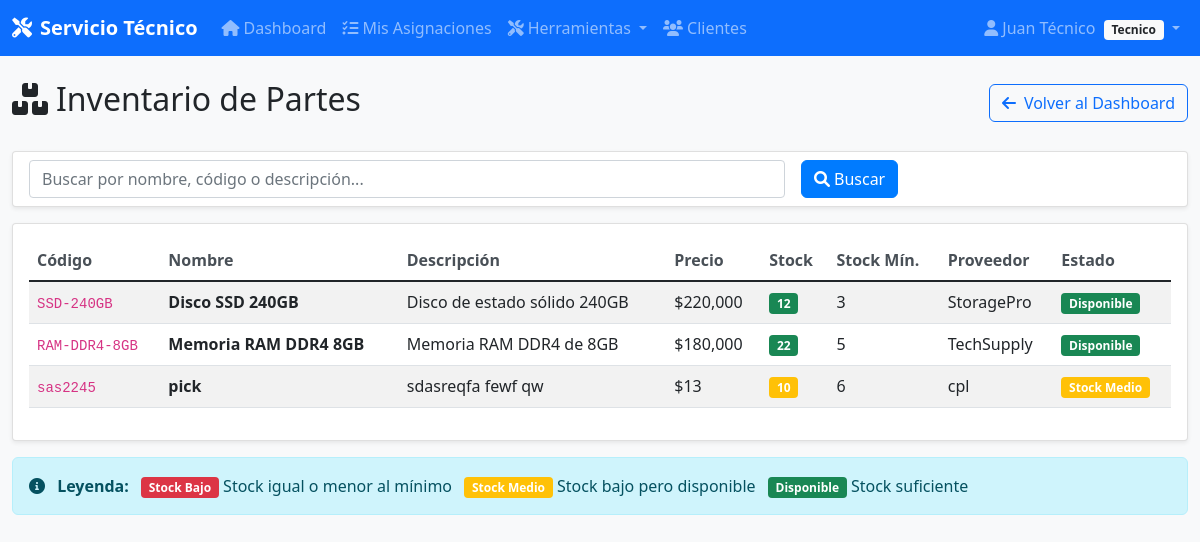
The page /tecnico/inventario (signed in) on the database its author committed.
### app/models/models.py (models this page shows, shortened)
class Usuario(UserMixin, db.Model):
    __tablename__ = 'usuarios'
    id = db.Column(db.Integer, primary_key=True)
    nombre = db.Column(db.String(100), nullable=False)
    email = db.Column(db.String(120), unique=True, nullable=False, index=True)
    password_hash = db.Column(db.String(255), nullable=False)
    telefono = db.Column(db.String(20))
    rol = db.Column(db.String(20), nullable=False, default='usuario')
    fecha_creacion = db.Column(db.DateTime, default=datetime.utcnow)
    def is_admin(self):
        return self.rol == 'administrador'
    def is_tecnico(self):
        return self.rol == 'tecnico'

class Parte(db.Model):
    __tablename__ = 'partes'
    id = db.Column(db.Integer, primary_key=True)
    nombre = db.Column(db.String(100), nullable=False)
    codigo = db.Column(db.String(50), unique=True, nullable=False)
    descripcion = db.Column(db.Text)
    precio = db.Column(db.Float, nullable=False)
    stock = db.Column(db.Integer, default=0)
    stock_minimo = db.Column(db.Integer, default=5)
    proveedor = db.Column(db.String(100))
    activo = db.Column(db.Boolean, default=True)
    pedidos = db.relationship('PedidoPieza', backref='parte', lazy=True)

### app/controllers/tecnico.py (the view, shortened to what this page needs)
@tecnico_bp.route('/inventario')
@tecnico_required
def ver_inventario():
    page = request.args.get('page', 1, type=int)
    buscar = request.args.get('buscar', '')
    query = Parte.query.filter_by(activo=True)
    partes = query.order_by(Parte.nombre).paginate(
        page=page, per_page=15, error_out=False)
    return render_template('tecnico/inventario.html', partes=partes, buscar=buscar)

### app/templates/tecnico/inventario.html (shortened to what this page needs)
{% extends "base.html" %}
{% block content %}
<div class="d-flex justify-content-between align-items-center mb-4">
    <h2><i class="fas fa-boxes me-2"></i>Inventario de Partes</h2>
    <a href="{{ url_for('tecnico.dashboard') }}" class="btn btn-outline-primary">
        <i class="fas fa-arrow-left me-2"></i>Volver al Dashboard
    </a>
</div>
<div class="card mb-3">
    <div class="card-body py-2">
        <form method="GET" class="row g-3 align-items-center">
            <div class="col-md-8">
                <input type="text" class="form-control" name="buscar"
                       value="{{ buscar }}" placeholder="Buscar por nombre, código o descripción...">
            </div>
            <div class="col-md-4">
                <button type="submit" class="btn btn-primary me-2">
                    <i class="fas fa-search me-1"></i>Buscar
                </button>
            </div>
        </form>
    </div>
</div>
<div class="card">
    <div class="card-body">
        {% if partes.items %}
        <div class="table-responsive">
            <table class="table table-striped">
                <thead>
                    <tr>
                        <th>Código</th>
                        <th>Nombre</th>
                        <th>Descripción</th>
                        <th>Precio</th>
                        <th>Stock</th>
                        <th>Stock Mín.</th>
                        <th>Proveedor</th>
                        <th>Estado</th>
                    </tr>
                </thead>
                <tbody>
                    {% for parte in partes.items %}
                    <tr class="{{ 'table-warning' if parte.stock <= parte.stock_minimo else '' }}">
                        <td><code>{{ parte.codigo }}</code></td>
                        <td><strong>{{ parte.nombre }}</strong></td>
                        <td>{{ parte.descripcion[:50] }}{% if parte.descripcion|length > 50 %}...{% endif %}</td>
                        <td>${{ "{:,.0f}".format(parte.precio) }}</td>
                        <td>
                            <span class="badge bg-{{ 'danger' if parte.stock <= parte.stock_minimo else 'success' if parte.stock > parte.stock_minimo * 2 else 'warning' }}">
                                {{ parte.stock }}
                            </span>
                        </td>
                        <td>{{ parte.stock_minimo }}</td>
                        <td>{{ parte.proveedor or '-' }}</td>
                        <td>
                            {% if parte.stock <= parte.stock_minimo %}
                            <span class="badge bg-danger">Stock Bajo</span>
                            {% elif parte.stock <= parte.stock_minimo * 2 %}
                            <span class="badge bg-warning">Stock Medio</span>
                            {% else %}
                            <span class="badge bg-success">Disponible</span>
                            {% endif %}
                        </td>
                    </tr>
                    {% endfor %}
                </tbody>
            </table>
        </div>
        {% endif %}
    </div>
</div>
<div class="mt-3">
    <div class="alert alert-info">
        <i class="fas fa-info-circle me-2"></i>
        <strong>Leyenda:</strong>
        <span class="badge bg-danger ms-2">Stock Bajo</span> Stock igual o menor al mínimo
        <span class="badge bg-warning ms-2">Stock Medio</span> Stock bajo pero disponible
        <span class="badge bg-success ms-2">Disponible</span> Stock suficiente
    </div>
</div>
{% endblock %}

### app/templates/base.html (shortened to what this page needs)
<!DOCTYPE html>
<html lang="es">
<head>
    <link href="https://cdn.jsdelivr.net/npm/bootstrap@5.1.3/dist/css/bootstrap.min.css" rel="stylesheet">
    <link href="https://cdnjs.cloudflare.com/ajax/libs/font-awesome/6.0.0/css/all.min.css" rel="stylesheet">
    <link href="{{ url_for('static', filename='css/style.css') }}" rel="stylesheet">
</head>
<body>
    {% if current_user.is_authenticated %}
    <nav class="navbar navbar-expand-lg navbar-dark bg-primary">
        <div class="container-fluid">
            <a class="navbar-brand" href="{{ url_for('main.index') }}">
                <i class="fas fa-tools me-2"></i>Servicio Técnico
            </a>
            <div class="collapse navbar-collapse" id="navbarNav">
                <ul class="navbar-nav me-auto">
                    <li class="nav-item">
                        <a class="nav-link" href="{{ url_for('main.index') }}">
                            <i class="fas fa-home me-1"></i>Dashboard
                        </a>
                    </li>
                    {% if current_user.is_admin() %}
                    <li class="nav-item dropdown">
                        <a class="nav-link dropdown-toggle" href="#" role="button" data-bs-toggle="dropdown">
                            <i class="fas fa-users me-1"></i>Gestión
                        </a>
                        <ul class="dropdown-menu">
                            <li><h6 class="dropdown-header">Clientes</h6></li>
                            <li><a class="dropdown-item" href="{{ url_for('clientes.list') }}">
                                <i class="fas fa-list me-2"></i>Ver Clientes
                            </a></li>
                            <li><a class="dropdown-item" href="{{ url_for('clientes.create') }}">
                                <i class="fas fa-plus me-2"></i>Nuevo Cliente
                            </a></li>
                            <li><hr class="dropdown-divider"></li>
                            <li><h6 class="dropdown-header">Servicios</h6></li>
                            <li><a class="dropdown-item" href="{{ url_for('servicios.list') }}">
                                <i class="fas fa-cogs me-2"></i>Ver Servicios
                            </a></li>
                            <li><a class="dropdown-item" href="{{ url_for('servicios.create') }}">
                                <i class="fas fa-plus me-2"></i>Nuevo Servicio
                            </a></li>
                        </ul>
                    </li>
                    <li class="nav-item dropdown">
                        <a class="nav-link dropdown-toggle" href="#" role="button" data-bs-toggle="dropdown">
                            <i class="fas fa-clipboard-list me-1"></i>Operaciones
                        </a>
                        <ul class="dropdown-menu">
                            <li><h6 class="dropdown-header">Solicitudes</h6></li>
                            <li><a class="dropdown-item" href="{{ url_for('solicitudes.list') }}">
                                <i class="fas fa-list me-2"></i>Ver Solicitudes
                            </a></li>
                            <li><a class="dropdown-item" href="{{ url_for('solicitudes.create') }}">
                                <i class="fas fa-plus me-2"></i>Nueva Solicitud
                            </a></li>
                            <li><hr class="dropdown-divider"></li>
                            <li><h6 class="dropdown-header">Asignaciones</h6></li>
                            <li><a class="dropdown-item" href="{{ url_for('asignaciones.list') }}">
                                <i class="fas fa-tasks me-2"></i>Ver Asignaciones
                            </a></li>
                            <li><a class="dropdown-item" href="{{ url_for('asignaciones.create') }}">
                                <i class="fas fa-plus me-2"></i>Nueva Asignación
                            </a></li>
                        </ul>
                    </li>
                    <li class="nav-item dropdown">
                        <a class="nav-link dropdown-toggle" href="#" role="button" data-bs-toggle="dropdown">
                            <i class="fas fa-boxes me-1"></i>Recursos
                        </a>
                        <ul class="dropdown-menu">
                            <li><h6 class="dropdown-header">Inventario</h6></li>
                            <li><a class="dropdown-item" href="{{ url_for('partes.list') }}">
                                <i class="fas fa-boxes me-2"></i>Ver Partes
                            </a></li>
                            <li><a class="dropdown-item" href="{{ url_for('partes.create') }}">
                                <i class="fas fa-plus me-2"></i>Nueva Parte
                            </a></li>
                            <li><a class="dropdown-item" href="{{ url_for('admin.gestionar_pedidos') }}">
                                <i class="fas fa-tools me-2"></i>Pedidos de Piezas
                            </a></li>
                            <li><hr class="dropdown-divider"></li>
                            <li><h6 class="dropdown-header">Facturación</h6></li>
                            <li><a class="dropdown-item" href="{{ url_for('facturas.list') }}">
                                <i class="fas fa-file-invoice me-2"></i>Ver Facturas
                            </a></li>
                            <li><a class="dropdown-item" href="{{ url_for('facturas.create') }}">
                                <i class="fas fa-plus me-2"></i>Nueva Factura
                            </a></li>
                        </ul>
                    </li>
                    <li class="nav-item dropdown">
                        <a class="nav-link dropdown-toggle" href="#" role="button" data-bs-toggle="dropdown">
                            <i class="fas fa-user-shield me-1"></i>Admin
                        </a>
                        <ul class="dropdown-menu">
                            <li><h6 class="dropdown-header">Personal</h6></li>
                            <li><a class="dropdown-item" href="{{ url_for('tecnicos.list') }}">
                                <i class="fas fa-user-cog me-2"></i>Técnicos
                            </a></li>
                            <li><a class="dropdown-item" href="{{ url_for('usuarios.list') }}">
                                <i class="fas fa-users me-2"></i>Usuarios
                            </a></li>
                            <li><hr class="dropdown-divider"></li>
                            <li><h6 class="dropdown-header">Reportes</h6></li>
                            <li><a class="dropdown-item" href="{{ url_for('reportes.list') }}">
                                <i class="fas fa-chart-bar me-2"></i>Ver Reportes
                            </a></li>
                        </ul>
                    </li>
                    {% elif current_user.is_tecnico() %}
                    <li class="nav-item">
                        <a class="nav-link" href="{{ url_for('tecnico.mis_asignaciones') }}">
                            <i class="fas fa-tasks me-1"></i>Mis Asignaciones
                        </a>
                    </li>
                    <li class="nav-item dropdown">
                        <a class="nav-link dropdown-toggle" href="#" role="button" data-bs-toggle="dropdown">
                            <i class="fas fa-tools me-1"></i>Herramientas
                        </a>
                    </li>
                    <li class="nav-item">
                        <a class="nav-link" href="{{ url_for('clientes.list') }}">
                            <i class="fas fa-users me-1"></i>Clientes
                        </a>
                    </li>
                    {% endif %}
                </ul>
                <ul class="navbar-nav">
                    <li class="nav-item dropdown">
                        <a class="nav-link dropdown-toggle" href="#" role="button" data-bs-toggle="dropdown">
                            <i class="fas fa-user me-1"></i>{{ current_user.nombre }}
                            <span class="badge bg-light text-dark ms-1">{{ current_user.rol.title() }}</span>
                        </a>
                    </li>
                </ul>
            </div>
        </div>
    </nav>
    {% endif %}
    <main class="container-fluid mt-4">
        {% block content %}{% endblock %}
    </main>
</body>
</html>

### app/static/css/style.css (style rules this page uses)
body { background-color: #f8f9fa; font-family: "Segoe UI", Tahoma, Geneva, Verdana, sans-serif; }
.navbar-brand { font-weight: bold; }
.card { box-shadow: 0 0.125rem 0.25rem rgba(0, 0, 0, 0.075); border: 1px solid rgba(0, 0, 0, 0.125); }
.btn { border-radius: 0.375rem; }
.table { background-color: white; }
.table th { border-top: none; font-weight: 600; color: #495057; }
.badge { font-size: 0.75em; }
.btn-primary { background-color: #007bff; border-color: #007bff; }
.alert { border-radius: 0.375rem; }
.card, .btn, .form-control { transition: all 0.2s ease-in-out; }

### rows shown on the page
Usuario: nombre "Juan Técnico", rol "Tecnico"
Parte: codigo "SSD-240GB", nombre "Disco SSD 240GB", descripcion "Disco de estado sólido 240GB", precio "220,000", stock "12", stock_minimo "3", proveedor "StoragePro", shows "Disponible"
Parte: codigo "RAM-DDR4-8GB", nombre "Memoria RAM DDR4 8GB", descripcion "Memoria RAM DDR4 de 8GB", precio "180,000", stock "22", stock_minimo "5", proveedor "TechSupply", shows "Disponible"
Parte: codigo "sas2245", nombre "pick", descripcion "sdasreqfa fewf qw", precio "13", stock "10", stock_minimo "6", proveedor "cpl", shows "Stock Medio"
